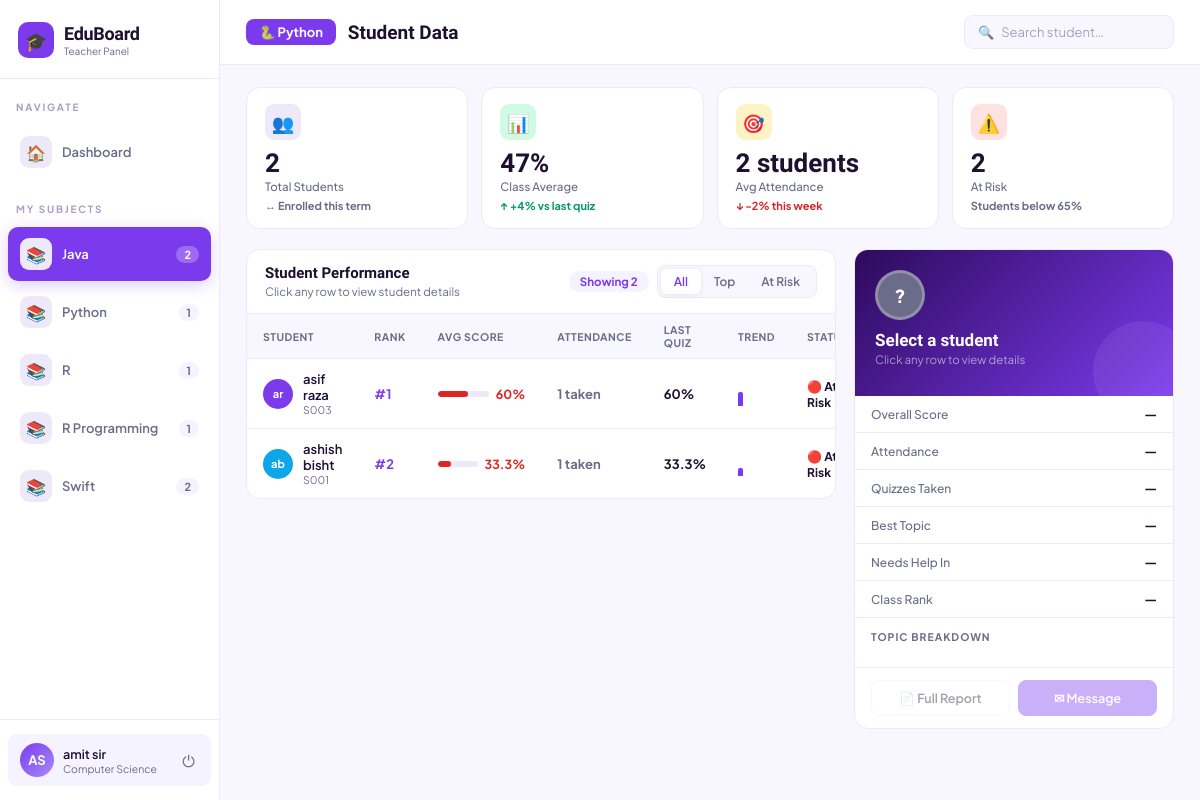
The page /my-subject (signed in) on the database its author committed.
### app.py (models this page shows)
class QuizAttempt(db.Model):
    id          = db.Column(db.Integer, primary_key=True)
    user_id     = db.Column(db.Integer, db.ForeignKey('user.id'), nullable=True)
    subject     = db.Column(db.String(100), nullable=False)
    difficulty  = db.Column(db.String(20),  nullable=False)
    score       = db.Column(db.Integer,  default=0)
    total       = db.Column(db.Integer,  default=0)
    percentage  = db.Column(db.Float,   default=0.0)
    time_taken  = db.Column(db.Integer, default=0)   # seconds
    taken_at    = db.Column(db.DateTime, default=datetime.utcnow)
    questions   = db.relationship('QuizQuestion', backref='attempt', lazy=True)

class User(db.Model):
    id            = db.Column(db.Integer, primary_key=True)
    first_name    = db.Column(db.String(80),  nullable=False)
    last_name     = db.Column(db.String(80),  nullable=False)
    email         = db.Column(db.String(150), unique=True, nullable=False)
    password_hash = db.Column(db.String(256), nullable=False)
    role          = db.Column(db.String(20),  default='student')   # student | teacher
    grade         = db.Column(db.String(20),  nullable=True)       # student only
    section       = db.Column(db.String(20),  nullable=True)       # student only
    subject       = db.Column(db.String(80),  nullable=True)       # teacher only
    staff_id      = db.Column(db.String(40),  nullable=True)       # teacher only
    created_at    = db.Column(db.DateTime,    default=datetime.utcnow)
    quiz_attempts = db.relationship('QuizAttempt', backref='user', lazy=True)
    @property
    def full_name(self):
        return f"{self.first_name} {self.last_name}"
    @property
    def initials(self):
        return f"{self.first_name[0]}{self.last_name[0]}".upper()

### app.py (the view)
@app.route('/my-subject')
@login_required
def my_subject():
    import json
    user = current_user()
    if user.role != 'teacher':
        return redirect(url_for('dashboard'))
    subject_meta = {
        'Mathematics':{'emoji':'🔢','color':'#7C3AED'},
        'Science':{'emoji':'🔬','color':'#059669'},
        'History':{'emoji':'🏛️','color':'#D97706'},
        'Geography':{'emoji':'🌍','color':'#DC2626'},
        'Computer Science':{'emoji':'💻','color':'#0EA5E9'},
        'General Knowledge':{'emoji':'🧠','color':'#EC4899'},
        'English':{'emoji':'📖','color':'#8B5CF6'},
        'Sports':{'emoji':'⚽','color':'#10B981'},
    }
    all_attempts = QuizAttempt.query.order_by(QuizAttempt.taken_at.asc()).all()
    subj_map = {}
    for a in all_attempts:
        if not a.user_id:
            continue
        subj_map.setdefault(a.subject, {}).setdefault(a.user_id, []).append(a)
    subjects_list, subjects_js = [], {}
    for subj_name in sorted(subj_map.keys()):
        meta  = subject_meta.get(subj_name, {'emoji':'📚','color':'#7C3AED'})
        student_rows = []
        for uid, atts in subj_map[subj_name].items():
            u = User.query.get(uid)
            if not u:
                continue
            scores    = [a.percentage for a in atts]
            avg_score = round(sum(scores)/len(scores), 1)
            last_score = round(atts[-1].percentage, 1)
            trend = [round(a.percentage, 1) for a in atts[-6:]]
            if avg_score >= 90:   status = 'excellent'
            elif avg_score >= 80: status = 'good'
            elif avg_score >= 65: status = 'average'
            else:                 status = 'at-risk'
            badges = []
            if avg_score >= 90: badges.append('🏆 Topper')
            if len(scores) >= 5 and min(scores) >= 70: badges.append('⭐ Consistent')
            if len(scores) >= 3 and scores[-1] > scores[0]: badges.append('📈 Improving')
            if status == 'at-risk': badges.append('⚠ Needs Help')
            diff_scores = {}
            for a in atts:
                diff_scores.setdefault(a.difficulty, []).append(a.percentage)
            difficulty_breakdown = [
                {'difficulty': d, 'avg': round(sum(v)/len(v), 1)}
                for d, v in sorted(diff_scores.items())
            ]
            quiz_history = [{
                'subject': a.subject, 'difficulty': a.difficulty,
                'score': round(a.percentage, 1),
                'taken_at': a.taken_at.strftime('%b %d, %Y'),
            } for a in reversed(atts)]
            student_rows.append({
                'id': f"S{u.id:03d}", 'uid': u.id, 'name': u.full_name,
                'score': avg_score, 'lastQuiz': last_score,
                'quizzes': len(atts), 'att': 95, 'trend': trend,
                'status': status, 'badges': badges,
                'best': subj_name, 'weak': '—',
                'difficulty_breakdown': difficulty_breakdown,
                'quiz_history': quiz_history,
            })
        student_rows.sort(key=lambda x: x['score'], reverse=True)
        for i, s in enumerate(student_rows):
            s['rank'] = i + 1
        subjects_list.append({'name': subj_name, 'student_count': len(student_rows),
                               'color': meta['color'], 'emoji': meta['emoji']})
        subjects_js[subj_name] = {
            'color': meta['color'], 'icon': meta['emoji'], 'count': len(student_rows),
            'topics': [subj_name], 'quizTopics': [subj_name], 'students': student_rows,
        }
    return render_template('my_subject.html', user=user,
                           subjects=subjects_list,
                           subjects_json=json.dumps(subjects_js),
                           now=datetime.now().strftime('%A, %B %d, %Y'))

### app.py (called while the page is built)
def login_required(f):
    @wraps(f)
    def decorated(*args, **kwargs):
        if 'user_id' not in session:
            return redirect(url_for('login'))
        return f(*args, **kwargs)
    return decorated

def current_user():
    if 'user_id' in session:
        return User.query.get(session['user_id'])
    return None

### templates/my_subject.html (shortened to what this page needs)
<!DOCTYPE html>
<html lang="en">
<head>
</head>
<body>
<aside class="sidebar">
  <div class="sb-brand">
    <div class="sb-brand-icon">🎓</div>
    <div>
      <div class="sb-brand-name">EduBoard</div>
      <div class="sb-brand-role">Teacher Panel</div>
    </div>
  </div>
  <div class="sb-section">Navigate</div>
  <a href="/teacher-dashboard" style="display:flex;align-items:center;gap:10px;padding:11px 12px;margin:2px 8px;border-radius:10px;cursor:pointer;transition:all .18s;color:#6B6B8A;font-size:13px;font-weight:500;text-decoration:none" onmouseover="this.style.background='#F5F3FF';this.style.color='#7C3AED'" onmouseout="this.style.background='none';this.style.color='#6B6B8A'">
    <div style="width:32px;height:32px;border-radius:9px;background:#EDE9F8;display:flex;align-items:center;justify-content:center;font-size:16px;flex-shrink:0">🏠</div>
    <span style="font-weight:600">Dashboard</span>
  </a>
  <div class="sb-section">My Subjects</div>
  {% set subj_icons = {'Mathematics':'🔢','Science':'🔬','History':'🏛️','Geography':'🌍','Computer Science':'💻','General Knowledge':'🧠','English':'📖','Sports':'⚽'} %}
  {% set subj_colors = {'Mathematics':'#7C3AED','Science':'#059669','History':'#D97706','Geography':'#DC2626','Computer Science':'#0EA5E9','General Knowledge':'#EC4899','English':'#8B5CF6','Sports':'#10B981'} %}
  {% set subj_bgs = {'Mathematics':'#EDE9F8','Science':'#D1FAE5','History':'#FEF3C7','Geography':'#FEE2E2','Computer Science':'#E0F2FE','General Knowledge':'#FCE7F3','English':'#EDE9F8','Sports':'#D1FAE5'} %}
  {% if subjects %}
    {% for subj in subjects %}
    <div class="subj-btn {% if loop.first %}active{% endif %}"
         onclick="switchSubject(this,'{{ subj.name }}','{{ subj_icons.get(subj.name, '📚') }}','{{ subj_colors.get(subj.name, '#7C3AED') }}')">
      <div class="subj-icon" style="background:{{ subj_bgs.get(subj.name, '#EDE9F8') }}">{{ subj_icons.get(subj.name, '📚') }}</div>
      <span class="subj-label">{{ subj.name }}</span>
      <span class="subj-count">{{ subj.student_count }}</span>
    </div>
    {% endfor %}
  {% else %}
    <div style="padding:16px 20px;font-size:12px;color:var(--muted)">No quiz data yet</div>
  {% endif %}
  <div class="sb-bottom">
    <div class="sb-user">
      <div class="sb-avatar">{{ user.initials }}</div>
      <div style="flex:1;min-width:0">
        <div class="sb-user-name">{{ user.full_name }}</div>
        <div class="sb-user-sub">{{ user.subject or 'Teacher' }}</div>
      </div>
      <a href="/logout" style="font-size:16px;color:#6B6B8A;text-decoration:none;padding:4px" title="Logout">⏻</a>
    </div>
  </div>
</aside>
<div class="main">
  <div class="topbar">
    <div id="subj-badge" class="subj-badge" style="background:#7C3AED">🐍 Python</div>
    <div class="topbar-title">Student Data</div>
    <div class="search-box">
      <span style="font-size:13px;color:var(--light)">🔍</span>
      <input type="text" id="search-input" placeholder="Search student…" oninput="doSearch(this.value)">
    </div>
  </div>
  <div class="content">
    <div class="stats-row">
      <div class="stat-card">
        <div class="stat-icon" style="background:#EDE9F8">👥</div>
        <div class="stat-val" id="st-total">—</div>
        <div class="stat-label">Total Students</div>
        <div class="stat-trend nt">↔ Enrolled this term</div>
      </div>
      <div class="stat-card">
        <div class="stat-icon" style="background:#D1FAE5">📊</div>
        <div class="stat-val" id="st-avg">—</div>
        <div class="stat-label">Class Average</div>
        <div class="stat-trend up" id="st-avg-t">↑ +4% vs last quiz</div>
      </div>
      <div class="stat-card">
        <div class="stat-icon" style="background:#FEF3C7">🎯</div>
        <div class="stat-val" id="st-att">—</div>
        <div class="stat-label">Avg Attendance</div>
        <div class="stat-trend dn" id="st-att-t">↓ -2% this week</div>
      </div>
      <div class="stat-card">
        <div class="stat-icon" style="background:#FEE2E2">⚠️</div>
        <div class="stat-val" id="st-risk">—</div>
        <div class="stat-label">At Risk</div>
        <div class="stat-trend nt">Students below 65%</div>
      </div>
    </div>
    <div class="dash-grid">
      <div class="table-card">
        <div class="card-header">
          <div>
            <div class="card-title">Student Performance</div>
            <div class="card-sub">Click any row to view student details</div>
          </div>
          <div style="display:flex;align-items:center;gap:8px">
            <span class="chip" id="showing-chip">—</span>
            <div class="ftabs">
              <div class="ftab active" onclick="setFilter(this,'all')">All</div>
              <div class="ftab" onclick="setFilter(this,'top')">Top</div>
              <div class="ftab" onclick="setFilter(this,'risk')">At Risk</div>
            </div>
          </div>
        </div>
        <div style="overflow-x:auto">
          <table class="student-table">
            <thead>
              <tr>
                <th>Student</th>
                <th>Rank</th>
                <th>Avg Score</th>
                <th>Attendance</th>
                <th>Last Quiz</th>
                <th>Trend</th>
                <th>Status</th>
              </tr>
            </thead>
            <tbody id="tbody"></tbody>
          </table>
        </div>
      </div>
      <div class="detail-card">
        <div class="detail-top">
          <div class="d-av" id="d-av" style="background:#6B6B8A">?</div>
          <div class="d-name" id="d-name">Select a student</div>
          <div class="d-meta" id="d-meta">Click any row to view details</div>
        </div>
        <div>
          <div class="metric"><span class="m-label">Overall Score</span><span class="m-val" id="d-score">—</span></div>
          <div class="metric"><span class="m-label">Attendance</span><span class="m-val" id="d-att">—</span></div>
          <div class="metric"><span class="m-label">Quizzes Taken</span><span class="m-val" id="d-quizzes">—</span></div>
          <div class="metric"><span class="m-label">Best Topic</span><span class="m-val" id="d-best">—</span></div>
          <div class="metric"><span class="m-label">Needs Help In</span><span class="m-val" id="d-weak">—</span></div>
          <div class="metric"><span class="m-label">Class Rank</span><span class="m-val" id="d-rank">—</span></div>
        </div>
        <div class="topic-section">
          <div class="topic-sec-label">Topic Breakdown</div>
        </div>
        <div class="detail-actions">
          <button class="btn" id="btn-report" onclick="openModal()" disabled>📄 Full Report</button>
          <button class="btn primary" id="btn-msg" disabled>✉ Message</button>
        </div>
      </div>
    </div>
  </div>
</div>
</body>
</html>

### rows shown on the page
QuizAttempt: get "📚", name "Java", student_count "2"
QuizAttempt: get "📚", name "Python", student_count "1"
QuizAttempt: get "📚", name "R Programming", student_count "1"
QuizAttempt: get "📚", name "Swift", student_count "2"
User: initials "AS", full_name "amit sir", subject "Computer Science"

### other values the page prints
{{ subj_icons.get(subj.name, '📚') }} "📚"
{{ subj.name }} "R"
{{ subj.student_count }} "1"
